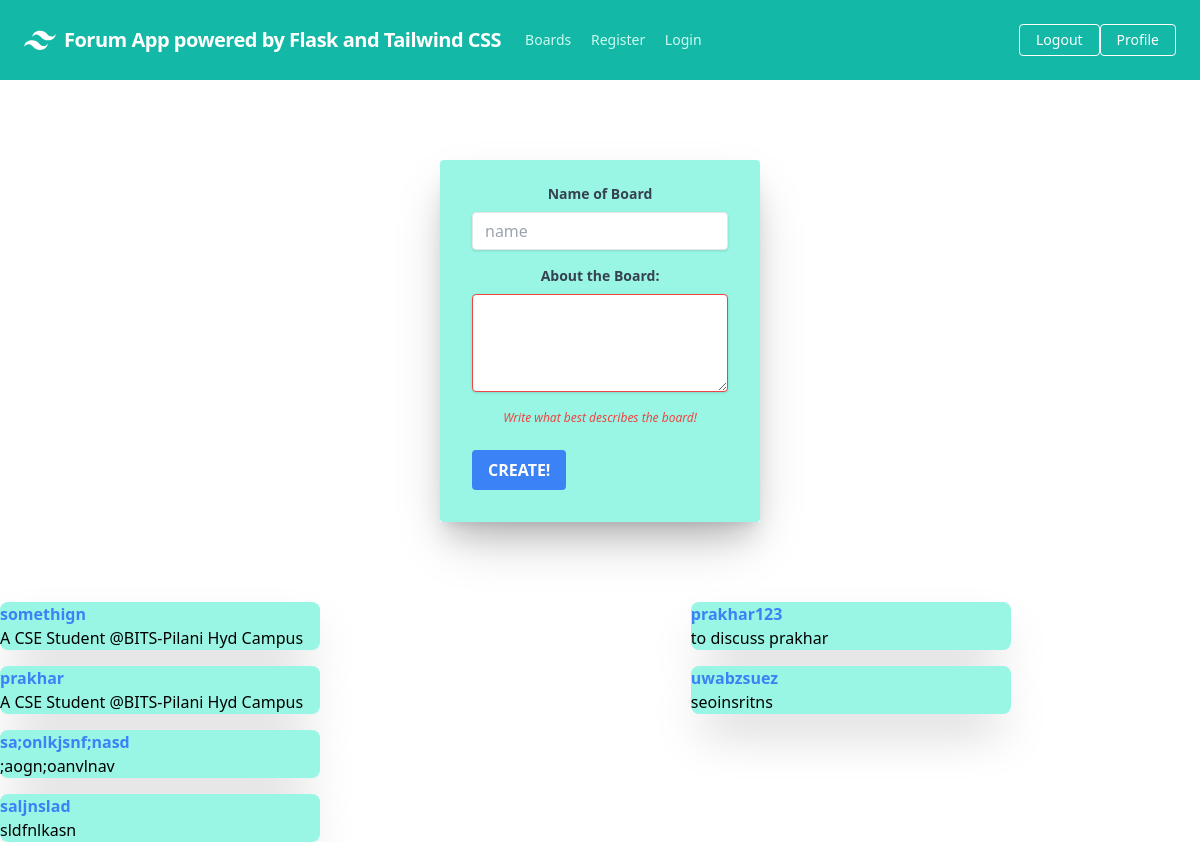
/board, run on an earlier commit of the app's database.
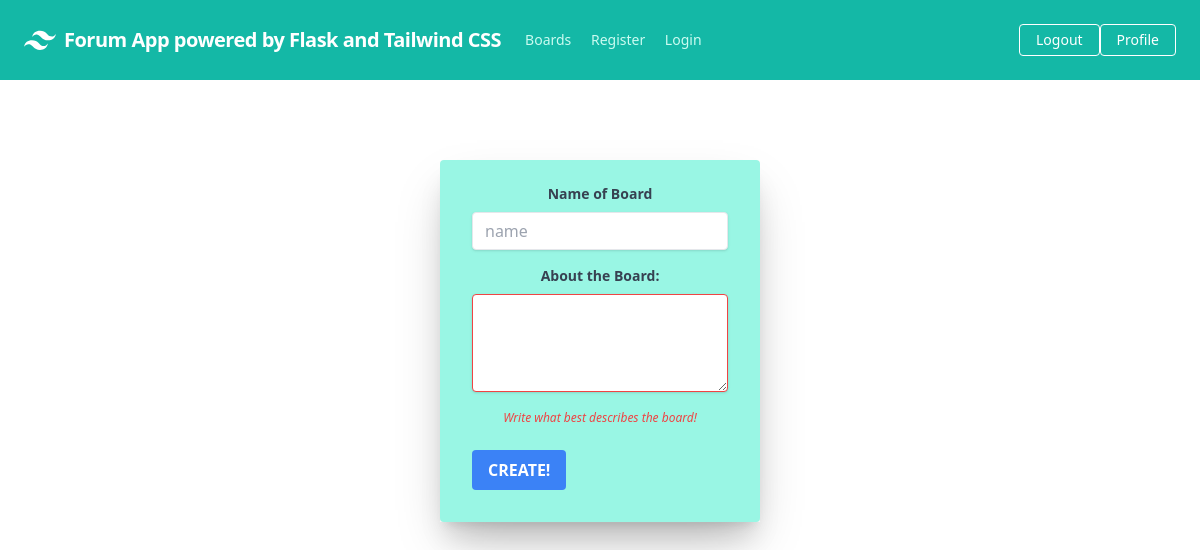
And on a later commit of the database.
### ForumApp/models/board.py (models this page shows)
class Board(db.Model):
    id = db.Column(db.Integer, primary_key=True)
    name = db.Column(db.String(50), nullable = False)
    about = db.Column(db.String(1000), nullable = False)
    posts = db.relationship('Post', backref = 'board')
    date_created = db.Column(db.DateTime, default = datetime.datetime.utcnow())

### ForumApp/board/routes.py (the view)
@bp.route('/board')
def board():
    boards = Board.query.all()
    return render_template('src/board/board.html', boards = boards)

### ForumApp/templates/src/board/board.html (shortened to what this page needs)
{% extends "src/base.html" %}
{% block body %}
<div class="my-20 bg-dark">
    <center>
        <div class="max-w-xs shadow-2xl">
          <form class="bg-teal-200 shadow-xl rounded px-8 pt-6 pb-8 mb-4" action="/board/create" method="POST" >
            <div class="mb-4">
              <label class="block text-gray-700 text-sm font-bold mb-2" for="name">
                Name of Board
              </label>
              <input class="shadow appearance-none border rounded w-full py-2 px-3 text-gray-700 leading-tight focus:outline-none focus:shadow-outline" name = "name" id="name" type="text" placeholder="name">
            </div>
            <div class="mb-6">
              <label class="block text-gray-700 text-sm font-bold mb-2" for="about" >
                About the Board:
              </label>
              <textarea class="shadow appearance-none border border-red-500 rounded w-full py-2 px-3 text-gray-700 mb-3 leading-tight focus:outline-none focus:shadow-outline"
                        name="about" type="text" id="about" placeholder="about" rows="4" cols="20">
              </textarea>
                <p class="text-red-500 text-xs italic">Write what best describes the board!</p>
            </div>
            <div class="flex items-center justify-between">
              <button class="bg-blue-500 hover:bg-blue-700 text-white font-bold py-2 px-4 rounded focus:outline-none focus:shadow-outline" type="submit">
                CREATE!
              </button>
            </div>
          </form>
        </div>
    </center>
</div>
<div class="grid grid-rows-4 grid-flow-col gap-4">
    {% for board in boards %}
        <div class="max-w-xs shadow-2xl bg-teal-200 rounded-lg">
            <a href = '/board/{{board.id}}' class="font-bold text-blue-500"><h2>{{board.name}}</h2></a>
            <p>{{board.about}}</p>
        </div>
    {% endfor %}
</div>
{% endblock %}

### ForumApp/templates/src/base.html (shortened to what this page needs)
<!doctype html>
<html lang="en">
 <head>
     <link href="https://cdnjs.cloudflare.com/ajax/libs/tailwindcss/2.0.2/tailwind.min.css" rel="stylesheet">
     <script src="https://cdn.tailwindcss.com"></script>
     <nav class="flex items-center justify-between flex-wrap bg-teal-500 p-6">
      <div class="flex items-center flex-shrink-0 text-white mr-6">
        <span class="font-semibold text-xl tracking-tight">Forum App powered by Flask and Tailwind CSS</span>
      </div>
      <div class="w-full block flex-grow lg:flex lg:items-center lg:w-auto">
        <div class="text-sm lg:flex-grow">
          <a href="/board" class="block mt-4 lg:inline-block lg:mt-0 text-teal-100 hover:text-white mr-4">
            Boards
          </a>
          <a href="/register" class="block mt-4 lg:inline-block lg:mt-0 text-teal-100 hover:text-white mr-4">
            Register
          </a>
          <a href="/login" class="block mt-4 lg:inline-block lg:mt-0 text-teal-100 hover:text-white">
            Login
          </a>
        </div>
        <div>
          <a href="/logout" class="inline-block text-sm px-4 py-2 leading-none border rounded text-white border-white hover:border-transparent hover:text-teal-500 hover:bg-white mt-4 lg:mt-0">
              Logout
          </a>
        </div>
          <div>
          <a href="/profile" class="inline-block text-sm px-4 py-2 leading-none border rounded text-white border-white hover:border-transparent hover:text-teal-500 hover:bg-white mt-4 lg:mt-0">
              Profile
          </a>
        </div>
      </div>
    </nav>
  </head>
  <body>
    {% block body %}
    {% endblock %}
  </body>
</html>

What changed in the data, as far as the page shows it:
removed Board: name "somethign", about "A CSE Student @BITS-Pilani Hyd Campus"
removed Board: name "prakhar", about "A CSE Student @BITS-Pilani Hyd Campus"
removed Board: name "sa;onlkjsnf;nasd", about ";aogn;oanvlnav"
removed Board: name "saljnslad", about "sldfnlkasn"
removed Board: name "prakhar123", about "to discuss prakhar"
removed Board: name "uwabzsuez", about "seoinsritns"
